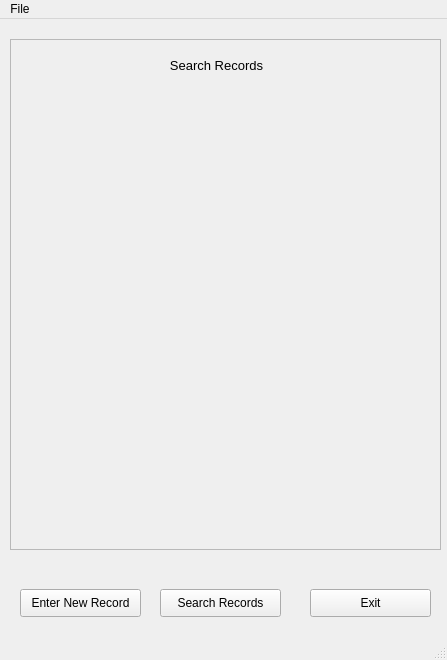
<?xml version="1.0" encoding="UTF-8"?>
<ui version="4.0">
 <class>mainWindow</class>
 <widget class="QMainWindow" name="mainWindow">
  <property name="geometry">
   <rect>
    <x>0</x>
    <y>0</y>
    <width>447</width>
    <height>660</height>
   </rect>
  </property>
  <property name="windowTitle">
   <string>Generic Sql Startup</string>
  </property>
  <widget class="QWidget" name="centralwidget">
   <widget class="QPushButton" name="btnExit">
    <property name="geometry">
     <rect>
      <x>310</x>
      <y>570</y>
      <width>121</width>
      <height>28</height>
     </rect>
    </property>
    <property name="text">
     <string>Exit</string>
    </property>
   </widget>
   <widget class="QStackedWidget" name="stackedWidget">
    <property name="geometry">
     <rect>
      <x>10</x>
      <y>20</y>
      <width>431</width>
      <height>511</height>
     </rect>
    </property>
    <property name="frameShape">
     <enum>QFrame::StyledPanel</enum>
    </property>
    <property name="currentIndex">
     <number>3</number>
    </property>
    <widget class="QWidget" name="Home">
     <widget class="QLabel" name="lblHome">
      <property name="geometry">
       <rect>
        <x>90</x>
        <y>130</y>
        <width>251</width>
        <height>101</height>
       </rect>
      </property>
      <property name="font">
       <font>
        <pointsize>12</pointsize>
       </font>
      </property>
      <property name="text">
       <string>Welcome to the Home Screen</string>
      </property>
      <property name="alignment">
       <set>Qt::AlignCenter</set>
      </property>
     </widget>
    </widget>
    <widget class="QWidget" name="Entry">
     <widget class="QLineEdit" name="txtLastName">
      <property name="geometry">
       <rect>
        <x>150</x>
        <y>20</y>
        <width>113</width>
        <height>20</height>
       </rect>
      </property>
      <property name="placeholderText">
       <string>Last Name</string>
      </property>
     </widget>
     <widget class="QComboBox" name="cboEvent">
      <property name="geometry">
       <rect>
        <x>280</x>
        <y>20</y>
        <width>121</width>
        <height>22</height>
       </rect>
      </property>
      <property name="toolTip">
       <string>Event</string>
      </property>
      <property name="currentText">
       <string/>
      </property>
     </widget>
     <widget class="QLineEdit" name="txtFirstName">
      <property name="geometry">
       <rect>
        <x>20</x>
        <y>20</y>
        <width>113</width>
        <height>20</height>
       </rect>
      </property>
      <property name="placeholderText">
       <string>First Name</string>
      </property>
     </widget>
     <widget class="QDateEdit" name="dtDeath">
      <property name="enabled">
       <bool>true</bool>
      </property>
      <property name="geometry">
       <rect>
        <x>150</x>
        <y>90</y>
        <width>110</width>
        <height>22</height>
       </rect>
      </property>
      <property name="calendarPopup">
       <bool>true</bool>
      </property>
     </widget>
     <widget class="QDateEdit" name="dtBirth">
      <property name="geometry">
       <rect>
        <x>20</x>
        <y>90</y>
        <width>110</width>
        <height>22</height>
       </rect>
      </property>
      <property name="calendarPopup">
       <bool>true</bool>
      </property>
     </widget>
     <widget class="QDateEdit" name="dtEvent">
      <property name="geometry">
       <rect>
        <x>280</x>
        <y>90</y>
        <width>110</width>
        <height>22</height>
       </rect>
      </property>
      <property name="calendarPopup">
       <bool>true</bool>
      </property>
     </widget>
     <widget class="QPushButton" name="btnSaveNewRecord">
      <property name="geometry">
       <rect>
        <x>160</x>
        <y>460</y>
        <width>121</width>
        <height>28</height>
       </rect>
      </property>
      <property name="text">
       <string>Save New Record</string>
      </property>
     </widget>
     <widget class="QLabel" name="lblBirth">
      <property name="geometry">
       <rect>
        <x>30</x>
        <y>70</y>
        <width>71</width>
        <height>16</height>
       </rect>
      </property>
      <property name="font">
       <font>
        <pointsize>10</pointsize>
       </font>
      </property>
      <property name="text">
       <string>Birth Date</string>
      </property>
      <property name="alignment">
       <set>Qt::AlignCenter</set>
      </property>
     </widget>
     <widget class="QLabel" name="lblDeath">
      <property name="geometry">
       <rect>
        <x>170</x>
        <y>70</y>
        <width>71</width>
        <height>16</height>
       </rect>
      </property>
      <property name="font">
       <font>
        <pointsize>10</pointsize>
       </font>
      </property>
      <property name="text">
       <string>Death Date</string>
      </property>
      <property name="alignment">
       <set>Qt::AlignCenter</set>
      </property>
     </widget>
     <widget class="QLabel" name="lblEvent">
      <property name="geometry">
       <rect>
        <x>290</x>
        <y>70</y>
        <width>71</width>
        <height>16</height>
       </rect>
      </property>
      <property name="font">
       <font>
        <pointsize>10</pointsize>
       </font>
      </property>
      <property name="text">
       <string>Event Date</string>
      </property>
      <property name="alignment">
       <set>Qt::AlignCenter</set>
      </property>
     </widget>
    </widget>
    <widget class="QWidget" name="Results"/>
    <widget class="QWidget" name="Search">
     <widget class="QLabel" name="lblSearchTitle">
      <property name="geometry">
       <rect>
        <x>150</x>
        <y>10</y>
        <width>111</width>
        <height>31</height>
       </rect>
      </property>
      <property name="font">
       <font>
        <pointsize>10</pointsize>
       </font>
      </property>
      <property name="text">
       <string>Search Records</string>
      </property>
      <property name="alignment">
       <set>Qt::AlignCenter</set>
      </property>
     </widget>
    </widget>
   </widget>
   <widget class="QPushButton" name="btnEnterNewRecord">
    <property name="geometry">
     <rect>
      <x>20</x>
      <y>570</y>
      <width>121</width>
      <height>28</height>
     </rect>
    </property>
    <property name="text">
     <string>Enter New Record</string>
    </property>
   </widget>
   <widget class="QPushButton" name="btnSearchRecords">
    <property name="geometry">
     <rect>
      <x>160</x>
      <y>570</y>
      <width>121</width>
      <height>28</height>
     </rect>
    </property>
    <property name="text">
     <string>Search Records</string>
    </property>
   </widget>
  </widget>
  <widget class="QMenuBar" name="menubar">
   <property name="geometry">
    <rect>
     <x>0</x>
     <y>0</y>
     <width>447</width>
     <height>26</height>
    </rect>
   </property>
   <widget class="QMenu" name="menuFile">
    <property name="title">
     <string>File</string>
    </property>
    <addaction name="actExit"/>
   </widget>
   <addaction name="menuFile"/>
  </widget>
  <widget class="QStatusBar" name="statusbar"/>
  <action name="actExit">
   <property name="text">
    <string>Exit</string>
   </property>
  </action>
 </widget>
 <resources/>
 <connections/>
</ui>
